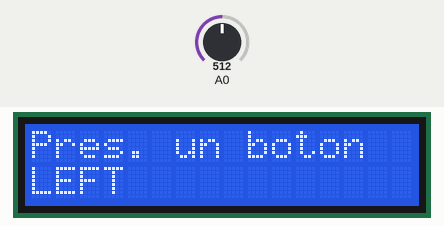
Simulated run of this sketch. Board: Arduino Uno, built with avr-gcc and run on an emulated ATmega328P. On the bench: 16×2 character LCD. The test bench sets the inputs (shaded band); at power-on: A0 = 512.

Above: at 1.2 s.
1.3 s: A0 set to 390
At 2.7 s:
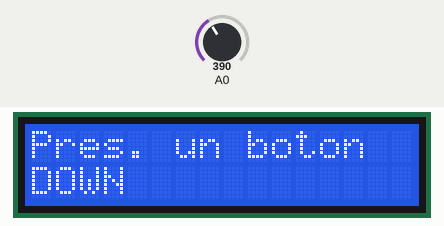
4.3 s: A0 set to 190
At 5.1 s:
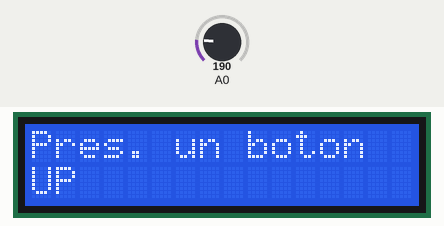
7.3 s: A0 set to 0
At 8.7 s:
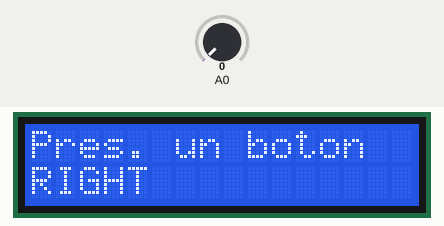
10.3 s: A0 set to 610
At 11.5 s:
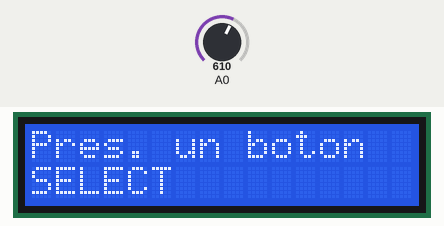
13.3 s: A0 set to 306
At 14.0 s:
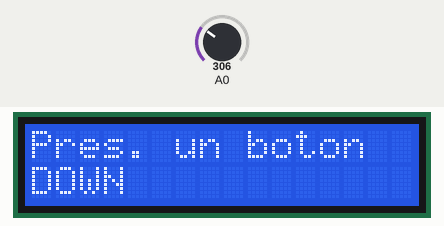
16.3 s: A0 set to 410
At 17.5 s:
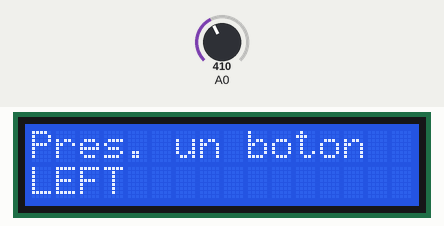
Timing chart, 0 to 19.3 s (numbered marks = the images above; inputs shaded):
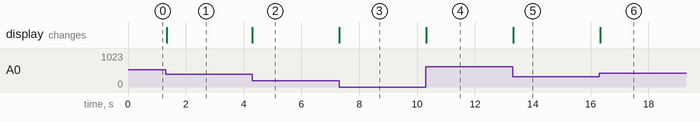

The sketch:

A028_lcd_teclado.ino
```cpp
/*
 * Botones LCD: Mostrar en pantalla el boton pulsado. Necesita la mochila
 * LCD 1602 con teclado (keypad).
 * 2014. Arduino Gran Canaria.
 */

#include <LiquidCrystal.h>

LiquidCrystal lcd(8, 9, 4, 5, 6, 7);
int codigo;

// Ninguno: 1023
// SELECT: 720-640     < 800
// LEFT: 477-479-410   < 600
// DOWN: 304-305-258   < 400
// UP: 130-131-128-101 < 200
// RIGHT: 0            = 0

// Inicializacion del sistema
void setup() {
  // Inicializar la pantalla (LCD)
  lcd.begin(16, 2); // LCD 1602
  lcd.clear();
  lcd.setCursor(0, 0);
  lcd.print("Pres. un boton");
}

// Bucle principal
void loop() {
  // Lectura del pin analogico 0 (botonera)
  codigo = analogRead(0);
  if (codigo == 0) {
    mostrarTecla("RIGHT");
  } else if (codigo < 200) {
    mostrarTecla("UP");
  } else if (codigo < 400) {
    mostrarTecla("DOWN");
  } else if (codigo < 600) {
    mostrarTecla("LEFT");
  } else if (codigo < 800) {
    mostrarTecla("SELECT");
  }
}

void mostrarTecla(String tecla) {
  // Borrar el espacio de pantalla donde
  // aparece el boton pulsado
  lcd.setCursor(0, 1);
  lcd.print("      ");
  // Mostrar el boton pulsado
  lcd.setCursor(0, 1);
  lcd.print(tecla);
}
```

Measured:
- after the input at 1.3 s, the display: changes at once (image 1)
- after the input at 4.3 s, the display: changes at once (image 2)
- after the input at 7.3 s, the display: changes at once (image 3)
- after the input at 10.3 s, the display: changes at once (image 4)
- after the input at 13.3 s, the display: changes at once (image 5)
- after the input at 16.3 s, the display: changes at once (image 6)
